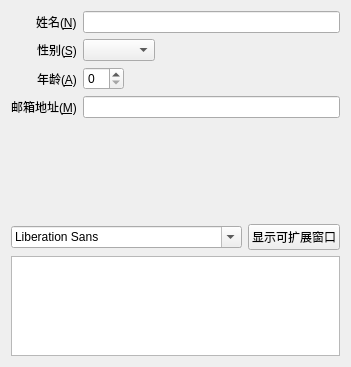
<?xml version="1.0" encoding="UTF-8"?>
<ui version="4.0">
 <class>MyWidget</class>
 <widget class="QWidget" name="MyWidget">
  <property name="geometry">
   <rect>
    <x>0</x>
    <y>0</y>
    <width>400</width>
    <height>350</height>
   </rect>
  </property>
  <property name="minimumSize">
   <size>
    <width>200</width>
    <height>150</height>
   </size>
  </property>
  <property name="maximumSize">
   <size>
    <width>500</width>
    <height>350</height>
   </size>
  </property>
  <property name="windowTitle">
   <string>MyWidget</string>
  </property>
  <layout class="QVBoxLayout" name="verticalLayout">
   <property name="sizeConstraint">
    <enum>QLayout::SetFixedSize</enum>
   </property>
   <item>
    <layout class="QFormLayout" name="formLayout">
     <property name="fieldGrowthPolicy">
      <enum>QFormLayout::ExpandingFieldsGrow</enum>
     </property>
     <property name="labelAlignment">
      <set>Qt::AlignRight|Qt::AlignTrailing|Qt::AlignVCenter</set>
     </property>
     <property name="formAlignment">
      <set>Qt::AlignCenter</set>
     </property>
     <item row="0" column="0">
      <widget class="QLabel" name="nLabel">
       <property name="text">
        <string>姓名(&amp;N)</string>
       </property>
       <property name="buddy">
        <cstring>nLineEdit</cstring>
       </property>
      </widget>
     </item>
     <item row="0" column="1">
      <widget class="QLineEdit" name="nLineEdit"/>
     </item>
     <item row="1" column="0">
      <widget class="QLabel" name="sLabel">
       <property name="enabled">
        <bool>true</bool>
       </property>
       <property name="text">
        <string>性别(&amp;S)</string>
       </property>
       <property name="buddy">
        <cstring>sComboBox</cstring>
       </property>
      </widget>
     </item>
     <item row="1" column="1">
      <widget class="QComboBox" name="sComboBox"/>
     </item>
     <item row="2" column="1">
      <widget class="QSpinBox" name="aSpinBox"/>
     </item>
     <item row="2" column="0">
      <widget class="QLabel" name="aLabel">
       <property name="text">
        <string>年龄(&amp;A)</string>
       </property>
       <property name="buddy">
        <cstring>aSpinBox</cstring>
       </property>
      </widget>
     </item>
     <item row="3" column="0">
      <widget class="QLabel" name="mLabel">
       <property name="text">
        <string>邮箱地址(&amp;M)</string>
       </property>
       <property name="buddy">
        <cstring>mLineEdit</cstring>
       </property>
      </widget>
     </item>
     <item row="3" column="1">
      <widget class="QLineEdit" name="mLineEdit"/>
     </item>
    </layout>
   </item>
   <item>
    <spacer name="verticalSpacer">
     <property name="orientation">
      <enum>Qt::Vertical</enum>
     </property>
     <property name="sizeType">
      <enum>QSizePolicy::Fixed</enum>
     </property>
     <property name="sizeHint" stdset="0">
      <size>
       <width>20</width>
       <height>100</height>
      </size>
     </property>
    </spacer>
   </item>
   <item>
    <layout class="QHBoxLayout" name="horizontalLayout" stretch="2,1">
     <item>
      <widget class="QFontComboBox" name="fontComboBox"/>
     </item>
     <item>
      <widget class="QPushButton" name="pushButton">
       <property name="text">
        <string>显示可扩展窗口</string>
       </property>
       <property name="checkable">
        <bool>true</bool>
       </property>
      </widget>
     </item>
    </layout>
   </item>
   <item>
    <widget class="QTextEdit" name="textEdit">
     <property name="enabled">
      <bool>true</bool>
     </property>
     <property name="sizePolicy">
      <sizepolicy hsizetype="Expanding" vsizetype="Preferred">
       <horstretch>0</horstretch>
       <verstretch>0</verstretch>
      </sizepolicy>
     </property>
     <property name="maximumSize">
      <size>
       <width>16777215</width>
       <height>100</height>
      </size>
     </property>
     <property name="tabStopDistance">
      <double>30.000000000000000</double>
     </property>
    </widget>
   </item>
  </layout>
 </widget>
 <layoutdefault spacing="6" margin="11"/>
 <resources/>
 <connections/>
</ui>
